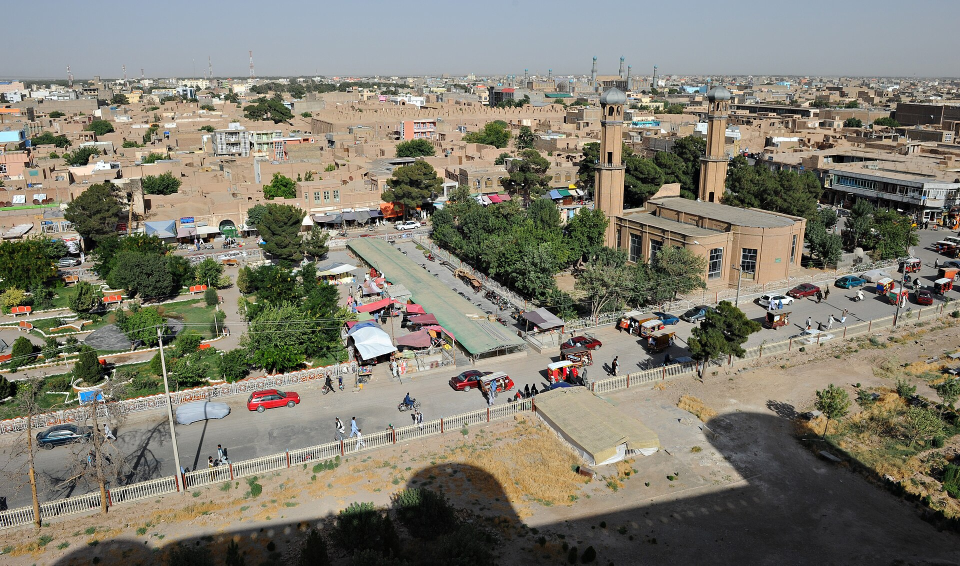
#> input picture assets/photos/country-afg.jpg, 1920 x 1131 px (shown at 1/2 size); its folder holds only this picture in this run
$ python make_photos.py
#> lines starting #> are read from the running program, lines starting #| are printed output that depends on the picture
#!/usr/bin/env python3
"""
Prepare the photographs shown behind the panels and cards on the site.

The originals live in assets/photos, one per segment, named after the slug the build
looks them up by. They are full-size downloads and are deliberately kept out of
site/static so they are never published. This script writes a small WebP copy of each
one into site/static/img/photos, which is what the site actually serves.

    python3 scripts/make_photos.py

Nothing here touches the network. Replace an original and run it again to update the
site copy; the build picks the new file up on its next run.

The slug carries a prefix saying what the photograph is for, because that decides how
it is cropped and how large a copy is worth keeping:

    region-*     the eight regions on the home page rack
    domain-*     the six data categories
    country-*    the countries of every live region, by ISO3
    rel-*        the three source relationships on the reconciliation page
    panel-*      the six files on the downloads page

The photographs are shown desaturated, at low opacity and behind a gradient wash, so
they carry shape and tone, not detail. That is why the copies are small: at the
size and opacity they are drawn, a larger file buys nothing.
"""
from __future__ import annotations

import sys
from pathlib import Path

from PIL import Image, ImageOps

ROOT = Path(__file__).resolve().parents[1]
SRC = ROOT / "assets" / "photos"
OUT = ROOT / "site" / "static" / "img" / "photos"

QUALITY = 70

# A slat on the home page opens to about 1100 pixels across and three times as wide as
# it is tall. A card or a tile is a third of that and much closer to square. Cropping
# to something near the shape it will be drawn at means the browser throws away less,
# so the subject survives; sizing to what it will be drawn at keeps the files honest.
SHAPE = {"region": (1280, 2.1)}
SHAPE_DEFAULT = (900, 1.5)

# Some of these pictures are bright — a white building against a clear sky, a market
# under lights — and light text cannot be read over them however the stylesheet is
# arranged. The picture is not covered over; instead the highlights are rolled off here,
# so everything above KNEE is compressed towards CEIL, which takes the glare out while
# leaving the detail and the shadows alone. Every segment then arrives in the same
# tonal range, so one setting in the stylesheet suits all of them.
KNEE = 0.42         # where the shoulder starts
CEIL = 0.62         # the brightest anything is allowed to become
FLOOR = 0.03        # a little lift, so the darkest pictures do not go to pure black


def shoulder() -> list[int]:
    lut = []
    slope = (CEIL - KNEE) / (1 - KNEE)
    for v in range(256):
        x = v / 255
        y = x if x < KNEE else KNEE + (x - KNEE) * slope
        lut.append(round(255 * (FLOOR + y * (1 - FLOOR))))
    return lut


# Where the eye should land after the stylesheet crops the picture to its panel. 0.5 is
# the middle of the frame; smaller keeps the top. Only the pictures whose subject sits
# high or low in the frame need one.
FOCUS = {
    "region-eastern-europe-and-central-asia": 0.38,   # the dome
    "region-latin-america-and-the-caribbean": 0.40,   # the child's face and hat
    "region-eastern-and-southern-africa": 0.42,       # the headdress
    "region-east-asia-and-the-pacific": 0.44,         # the pavilion roof
}


def prepare(path: Path) -> tuple[Path, int]:
    slug = path.stem
    width, aspect = SHAPE.get(slug.split("-", 1)[0], SHAPE_DEFAULT)

    # Some cameras store the pixels sideways and record the turn in an EXIF tag, which the
    # WebP copy would not carry, so the turn is applied here.
    im = ImageOps.exif_transpose(Image.open(path))
#> im is the input picture: PIL image 1920x1131 RGB; mean R, G, B 127.9, 124.5, 111.6
    if im.mode != "RGB":
        im = im.convert("RGB")

    w, h = im.size
#> w = 1920; h = 1131
    keep = min(h, int(round(w / aspect)))
#> keep = 1131
    if keep < h:
        top = int(round((h - keep) * FOCUS.get(slug, 0.5)))
        im = im.crop((0, top, w, top + keep))

    if im.width > width:
        im = im.resize((width, round(im.height * width / im.width)), Image.LANCZOS)
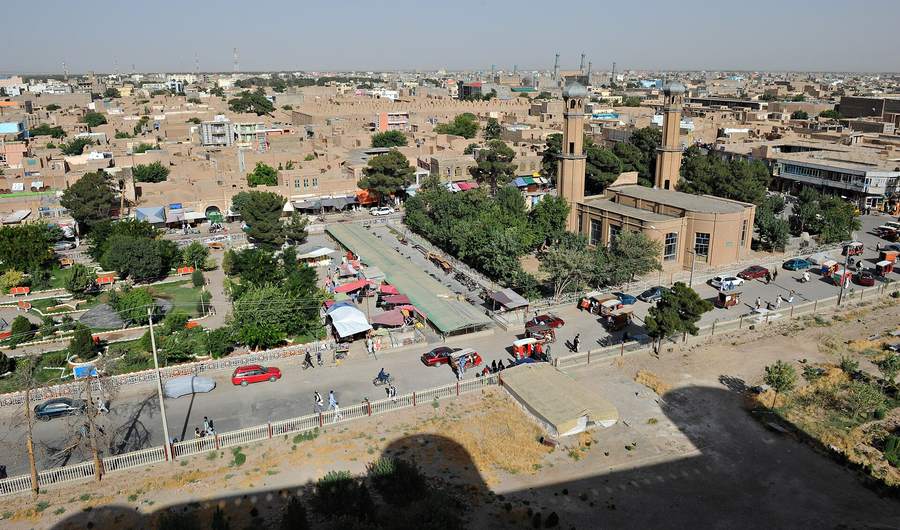
#> im: PIL image 900x530 RGB; mean R, G, B 127.9, 124.5, 111.6

    im = im.point(shoulder() * 3)
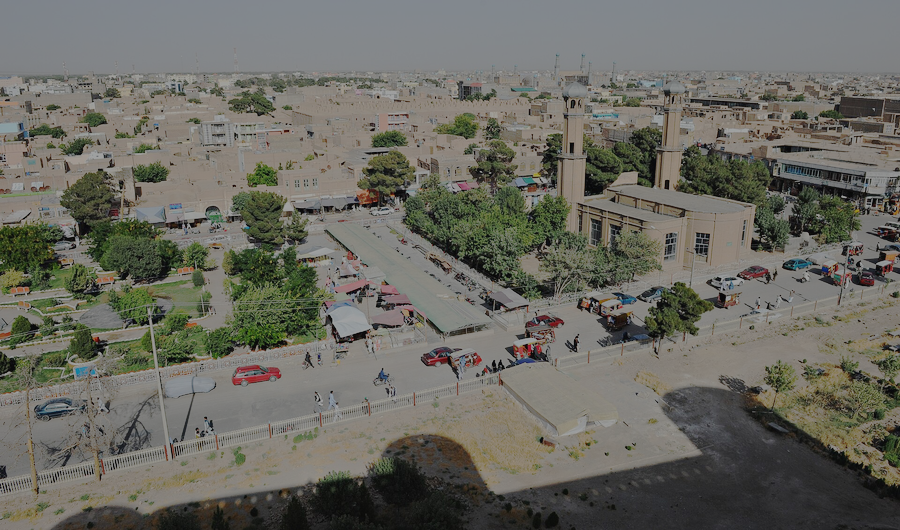
#> im: PIL image 900x530 RGB; mean R, G, B 106.4, 105.8, 97.7

    OUT.mkdir(parents=True, exist_ok=True)
    dest = OUT / f"{slug}.webp"
    im.save(dest, "WEBP", quality=QUALITY, method=6)
    return dest, dest.stat().st_size


def main() -> None:
    originals = sorted(p for p in SRC.iterdir()
                       if p.suffix.lower() in (".jpg", ".jpeg", ".png"))
    if not originals:
        sys.exit(f"no photographs in {SRC.relative_to(ROOT)}")

    total = 0
    for path in originals:
        dest, size = prepare(path)
        total += size
        print(f"  {dest.name:42s} {size/1024:6.1f} KB")
    print(f"  {len(originals)} photographs{'':27s} {total/1024:6.1f} KB total")


if __name__ == "__main__":
    main()

$ run again, on assets/photos/country-alb.jpg
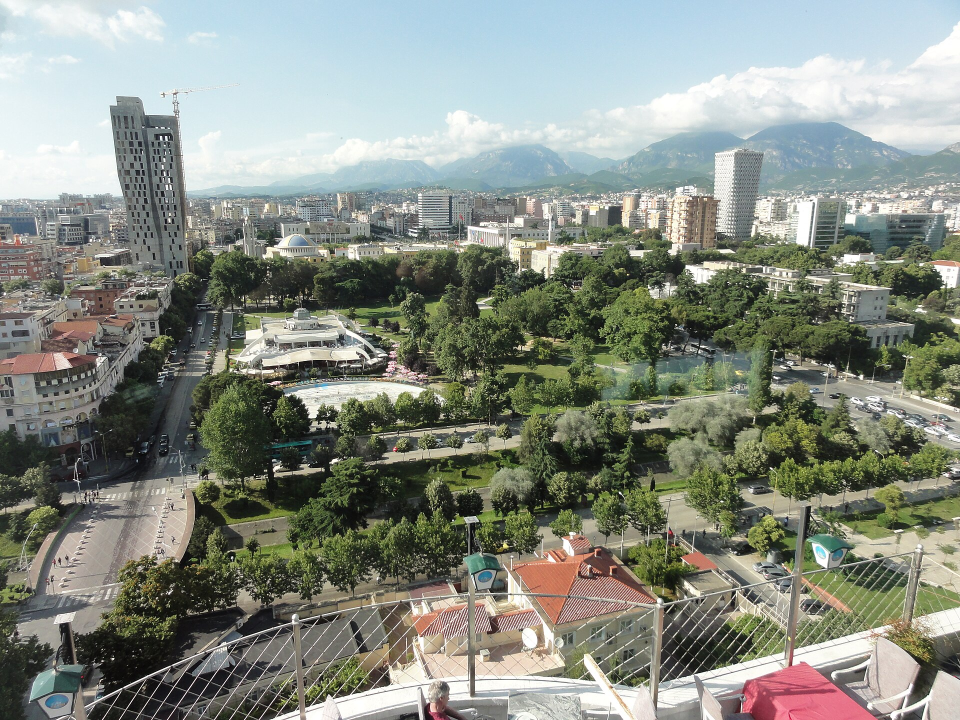
#> input picture assets/photos/country-alb.jpg, 1920 x 1440 px (shown at 1/2 size)
#> in prepare, im is the input picture: PIL image 1920x1440 RGB; mean R, G, B 134.8, 140.3, 130.5
#> in prepare, `im = im.resize((width, round(im.height * width / im.width)), Image.LAN..`:
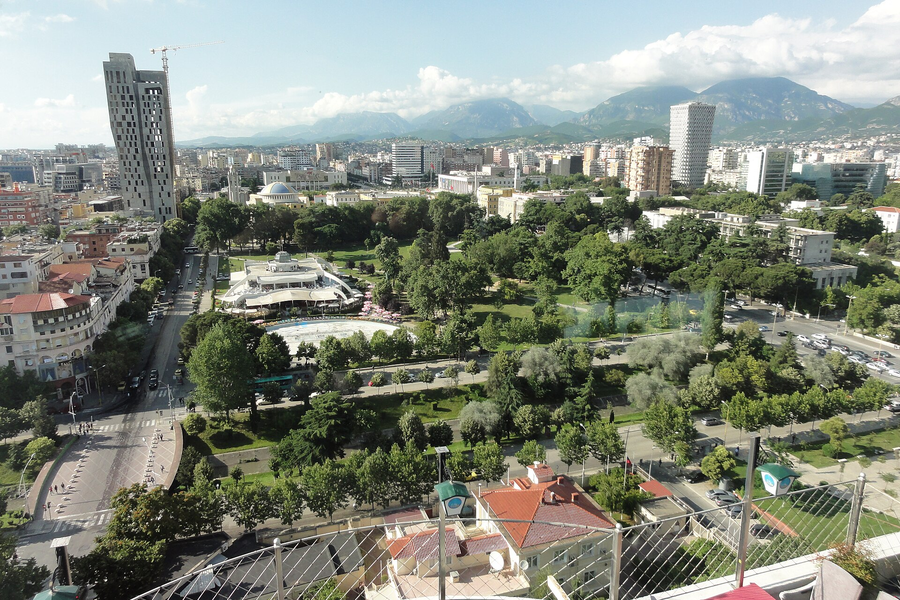
#> im: PIL image 900x600 RGB; mean R, G, B 129.9, 135.3, 123.6
#> in prepare, `im = im.point(shoulder() * 3)`:
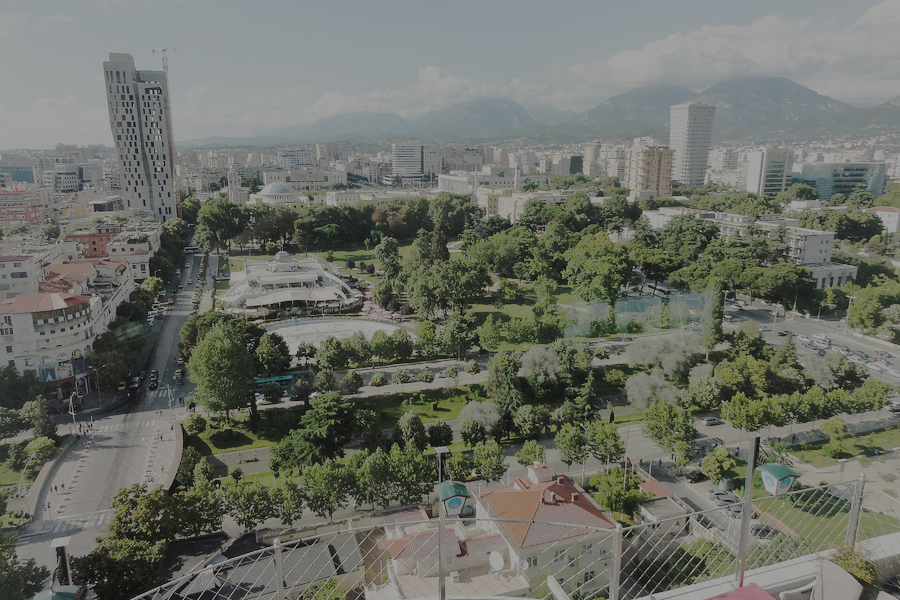
#> im: PIL image 900x600 RGB; mean R, G, B 107.3, 110.3, 101.9

$ run again, on assets/photos/country-arg.jpg
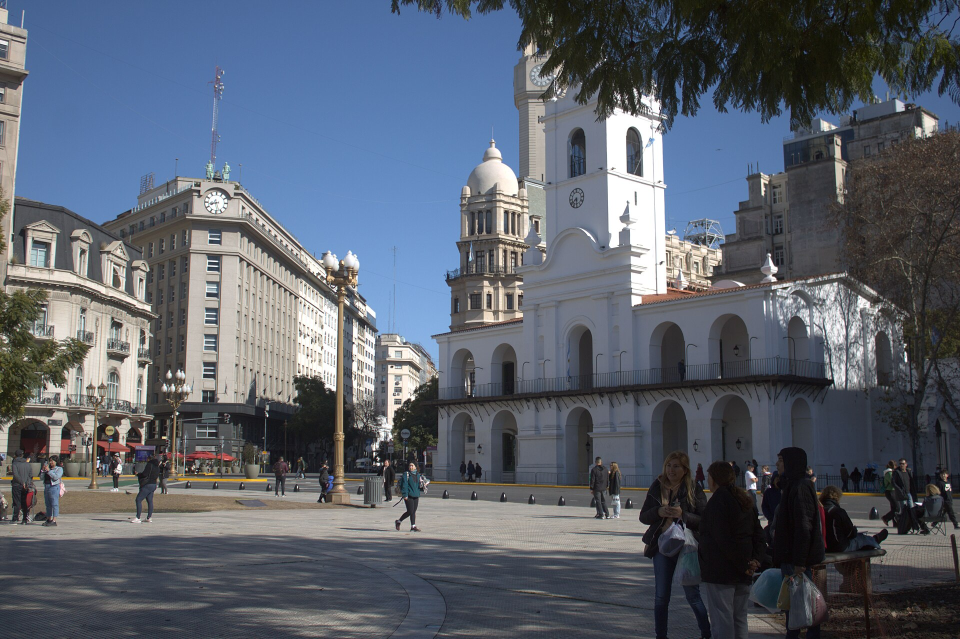
#> input picture assets/photos/country-arg.jpg, 1920 x 1278 px (shown at 1/2 size)
#> in prepare, im is the input picture: PIL image 1920x1278 RGB; mean R, G, B 89.8, 96.7, 108.3
#> in prepare, `im = im.resize((width, round(im.height * width / im.width)), Image.LAN..`:
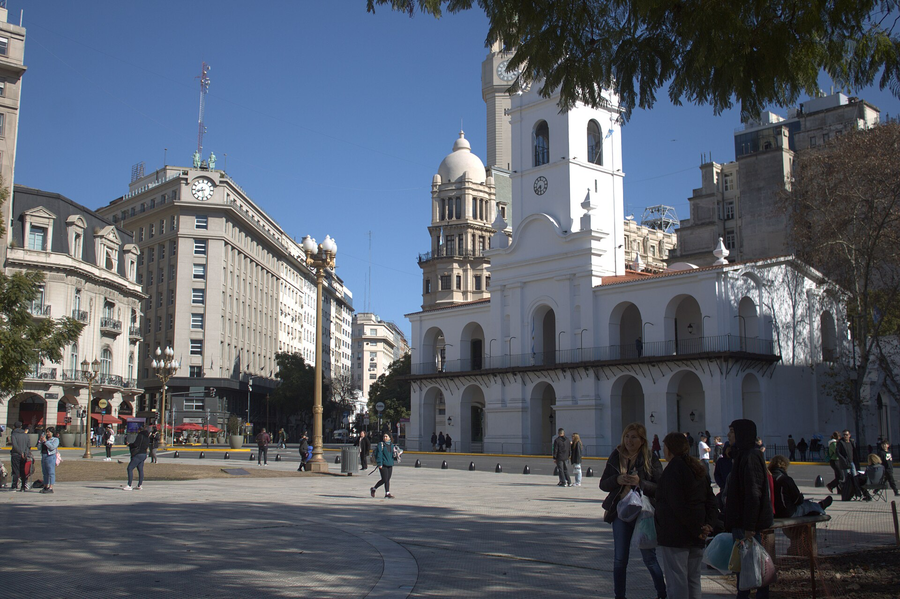
#> im: PIL image 900x599 RGB; mean R, G, B 89.8, 96.7, 108.3
#> in prepare, `im = im.point(shoulder() * 3)`:
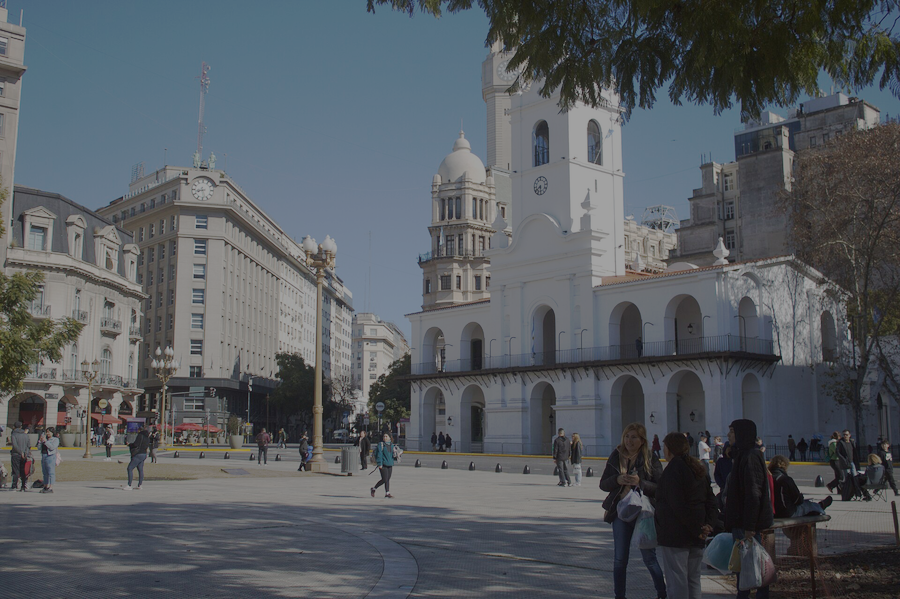
#> im: PIL image 900x599 RGB; mean R, G, B 85.7, 90.7, 95.6
